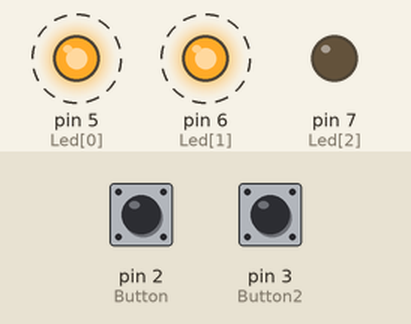
A sketch run on a simulated Arduino Uno, built with avr-gcc and run on an emulated ATmega328P. On the bench: output pins drawn as LEDs (lit = HIGH). Dashed ring = blinking. The inputs (shaded band) are chosen by the test bench; at power-on: pin 2 (Button) HIGH, pin 3 (Button2) HIGH.

Above: at 2.8 s.
2.9 s: pin 2 (Button) pulled LOW for 1.15 s
At 4.9 s:
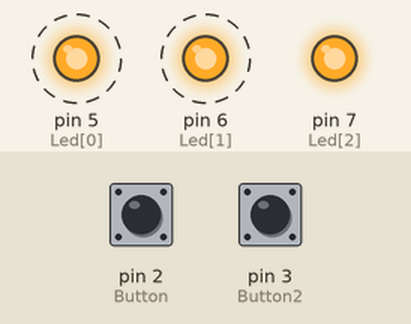
7.0 s: pin 3 (Button2) pulled LOW for 1.15 s
At 8.4 s:
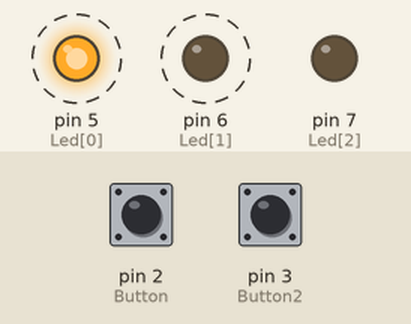
11.0 s: pin 2 (Button) pulled LOW for 3.2 s
At 12.4 s:
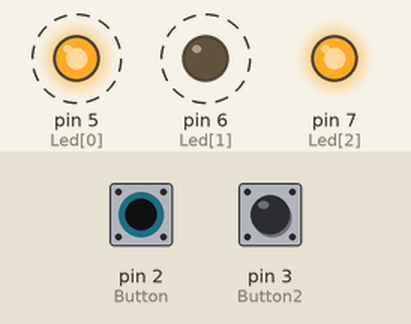
Timing chart, 0 to 21.7 s (numbered marks = the images above; inputs shaded):
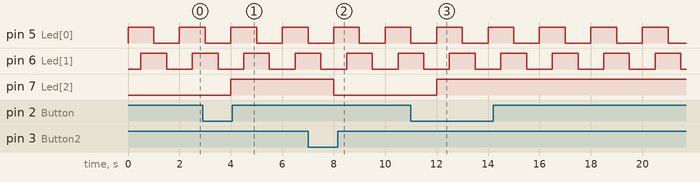

The sketch:

hw2.ino
```cpp
#include <MsTimer2.h>

int Button=2;
int Button2=3;
int Led[3]={5,6,7};

int ledState = HIGH;         // the current state of the output pin
int buttonState;             // the current reading from the input pin
int lastButtonState = LOW;

unsigned long lastDebounceTime = 0;  // the last time the output pin was toggled
unsigned long debounceDelay = 50;    // the debounce time; increase if the output flickers

void setup(){
  int i;

  pinMode(Button,INPUT_PULLUP);
  pinMode(Button2,INPUT_PULLUP);

  for(i=0;i<3;i++)
    pinMode(Led[i],OUTPUT);


}
void loop(){
  if(digitalRead(Button)==LOW)
    digitalWrite(Led[2],HIGH);
  if(digitalRead(Button2)==LOW)
    digitalWrite(Led[2],LOW);
  int reading=digitalRead(Button);
  if(reading!=lastButtonState){
    lastDebounceTime=millis();
  }
  if ((millis() - lastDebounceTime) > debounceDelay) {
    // whatever the reading is at, it's been there for longer than the debounce
    // delay, so take it as the actual current state:

    // if the button state has changed:
    if (reading != buttonState) {
      buttonState = reading;

      // only toggle the LED if the new button state is HIGH
      if (buttonState == HIGH) {
        ledState = !ledState;
      }
    }
  }


    digitalWrite(Led[0],HIGH);
    delay(500);
    digitalWrite(Led[1],HIGH);
    delay(500);
    digitalWrite(Led[0],LOW);
    delay(500);
    digitalWrite(Led[1],LOW);
    delay(500);
}
```

Measured:
- after the input at 2.9 s, pin 7 (Led[2]): LOW → HIGH after 1.1 s
- after the input at 7.0 s, pin 7 (Led[2]): HIGH → LOW after 1.0 s
- after the input at 11.0 s, pin 7 (Led[2]): LOW → HIGH after 1.0 s
- by itself, pin 5 (Led[0]), pin 6 (Led[1]): alternates HIGH for 1.0 s and LOW for 1.0 s
